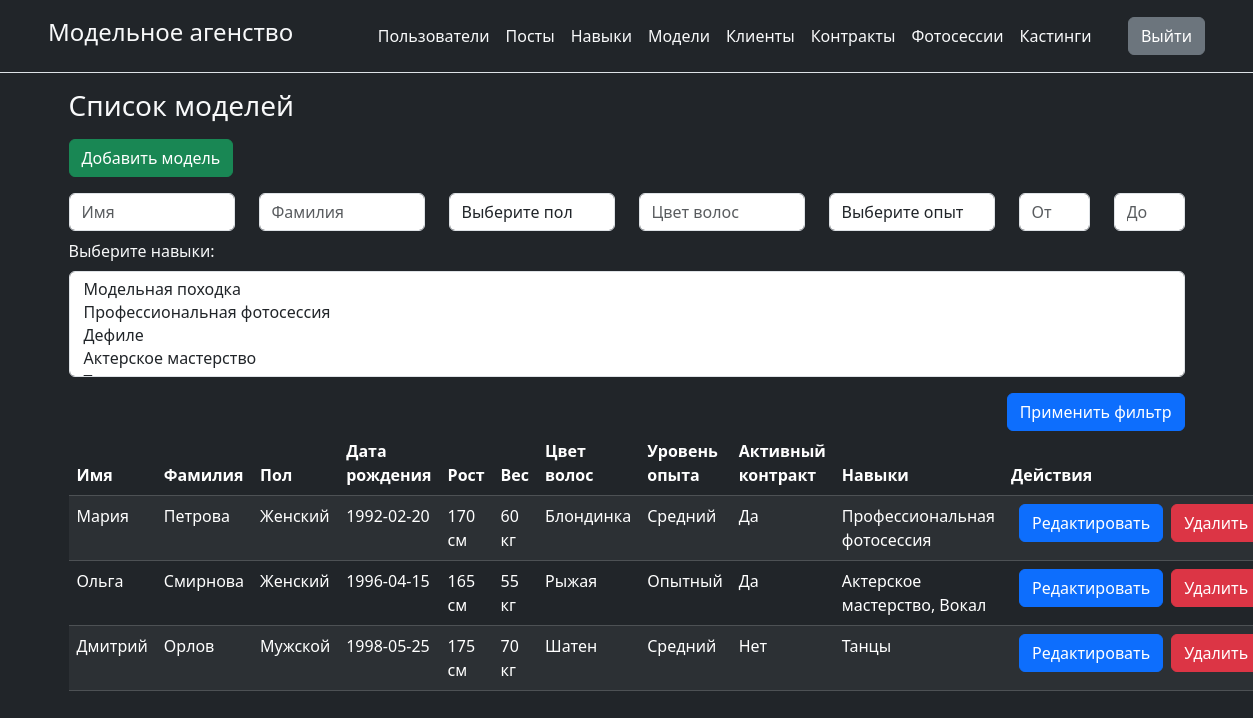
Page /admin/models (signed in) on the committed database.
### tables this page shows
CREATE TABLE `models` (
  `id` int NOT NULL,
  `first_name` varchar(50) DEFAULT NULL,
  `last_name` varchar(50) DEFAULT NULL,
  `gender` enum('Male','Female','Other') DEFAULT NULL,
  `birth_date` date DEFAULT NULL,
  `height` int DEFAULT NULL,
  `weight` int DEFAULT NULL,
  `hair_color` varchar(20) DEFAULT NULL,
  `experience_level` enum('Beginner','Intermediate','Experienced') DEFAULT NULL,
  `active_contract` tinyint(1) DEFAULT NULL
);

### admin/models/index.php (the view, shortened to what this page needs)
<?php
include '../header.php';
require_once '../database_connection.php';
$filterFirstName = isset($_GET['first_name']) ? $_GET['first_name'] : '';
$filterLastName = isset($_GET['last_name']) ? $_GET['last_name'] : '';
$filterHairColor = isset($_GET['hair_color']) ? $_GET['hair_color'] : '';
$filterMinAge = isset($_GET['min_age']) ? $_GET['min_age'] : '';
$filterMaxAge = isset($_GET['max_age']) ? $_GET['max_age'] : '';
$filterSkills = isset($_GET['skills']) ? $_GET['skills'] : [];
$sql = "SELECT DISTINCT m.*
        FROM models m
        LEFT JOIN model_skills ms ON m.id = ms.model_id
        WHERE 1";
$params = [];
try {
	$stmt = $pdo->prepare($sql);
	$stmt->execute($params);
	$models = $stmt->fetchAll(PDO::FETCH_ASSOC);
} catch (PDOException $e) {
	echo "Ошибка при получении списка моделей: " . $e->getMessage();
}
$skills_map = [];
try {
	foreach ($models as $model) {
		$stmt = $pdo->prepare("SELECT s.skill_name FROM model_skills ms JOIN skills s ON ms.skill_id = s.id WHERE ms.model_id = ?");
		$stmt->execute([$model['id']]);
		$skills_map[$model['id']] = $stmt->fetchAll(PDO::FETCH_COLUMN);
	}
} catch (PDOException $e) {
	echo "Ошибка при получении навыков: " . $e->getMessage();
}
$gender_map = [
	'Male' => 'Мужской',
	'Female' => 'Женский',
	'Other' => 'Другой'
];
$experience_map = [
	'Beginner' => 'Начинающий',
	'Intermediate' => 'Средний',
	'Experienced' => 'Опытный'
];
?>
<body class="bg-dark text-light">
<div class="container">
	<h3 class="text-light my-3">Список моделей</h3>
	<a href="create_model.php" class="btn btn-success mb-3">Добавить модель</a>
	<form method="GET" action="">
		<div class="row">
			<div class="col-md-2">
				<input type="text" name="first_name" class="form-control mb-2" placeholder="Имя" value="<?= htmlspecialchars($filterFirstName) ?>">
			</div>
			<div class="col-md-2">
				<input type="text" name="last_name" class="form-control mb-2" placeholder="Фамилия" value="<?= htmlspecialchars($filterLastName) ?>">
			</div>
			<div class="col-md-2">
				<select name="gender" class="form-control mb-2">
					<option value="">Выберите пол</option>
				</select>
			</div>
			<div class="col-md-2">
				<input type="text" name="hair_color" class="form-control mb-2" placeholder="Цвет волос" value="<?= htmlspecialchars($filterHairColor) ?>">
			</div>
			<div class="col-md-2">
				<select name="experience" class="form-control mb-2">
					<option value="">Выберите опыт</option>
				</select>
			</div>
			<div class="col-md-1">
				<input type="number" name="min_age" class="form-control mb-2" placeholder="От" value="<?= htmlspecialchars($filterMinAge) ?>">
			</div>
			<div class="col-md-1">
				<input type="number" name="max_age" class="form-control mb-2" placeholder="До" value="<?= htmlspecialchars($filterMaxAge) ?>">
			</div>
		</div>
		<div class="row mb-3">
			<div class="col">
				<label class="form-label">Выберите навыки:</label>
				<select name="skills[]" multiple class="form-control">
			<?php
			$stmt = $pdo->query("SELECT * FROM skills");
			$allSkills = $stmt->fetchAll(PDO::FETCH_ASSOC);
			foreach ($allSkills as $skill): ?>
							<option value="<?= $skill['id'] ?>" <?= in_array($skill['id'], $filterSkills) ? 'selected' : '' ?>>
							</option>
			<?php endforeach; ?>
				</select>
			</div>
		</div>
		<div class="text-end">
			<button type="submit" class="btn btn-primary">Применить фильтр</button>
		</div>
	</form>
	<table class="table table-striped table-dark">
		<thead>
		<tr>
			<th>Имя</th>
			<th>Фамилия</th>
			<th>Пол</th>
			<th>Дата рождения</th>
			<th>Рост</th>
			<th>Вес</th>
			<th>Цвет волос</th>
			<th>Уровень опыта</th>
			<th>Активный контракт</th>
			<th>Навыки</th>
			<th>Действия</th>
		</tr>
		</thead>
		<tbody>
	<?php foreach ($models as $model): ?>
			<tr>
				<td><?= htmlspecialchars($model['first_name']) ?></td>
				<td><?= htmlspecialchars($model['last_name']) ?></td>
				<td><?= $gender_map[$model['gender']] ?></td>
				<td><?= htmlspecialchars($model['birth_date']) ?></td>
				<td><?= htmlspecialchars($model['height']) ?> см</td>
				<td><?= htmlspecialchars($model['weight']) ?> кг</td>
				<td><?= htmlspecialchars($model['hair_color']) ?></td>
				<td><?= $experience_map[$model['experience_level']] ?></td>
				<td><?= $model['active_contract'] ? 'Да' : 'Нет' ?></td>
				<td><?= implode(', ', $skills_map[$model['id']]) ?></td>
				<td>
					<div class="btn-group" role="group">
						<form method="GET" action="edit_model.php" class="mx-2">
							<input type="submit" class="btn btn-primary" value="Редактировать">
						</form>
						<form method="POST" action="delete_model.php" onsubmit="return confirm('Вы уверены, что хотите удалить эту модель?');">
							<input type="submit" class="btn btn-danger" value="Удалить">
						</form>
					</div>
				</td>
			</tr>
	<?php endforeach; ?>
		</tbody>
	</table>
</div>
</body>
</html>

### rows in the picture
models: first_name "Мария", last_name "Петрова", gender "Женский", birth_date "1992-02-20", height "170", weight "60", hair_color "Блондинка", experience_level "Средний", active_contract "Да", id "Профессиональная фотосессия"
models: first_name "Ольга", last_name "Смирнова", gender "Женский", birth_date "1996-04-15", height "165", weight "55", hair_color "Рыжая", experience_level "Опытный", active_contract "Да", id "Актерское мастерство, Вокал"
models: first_name "Дмитрий", last_name "Орлов", gender "Мужской", birth_date "1998-05-25", height "175", weight "70", hair_color "Шатен", experience_level "Средний", active_contract "Нет", id "Танцы"
